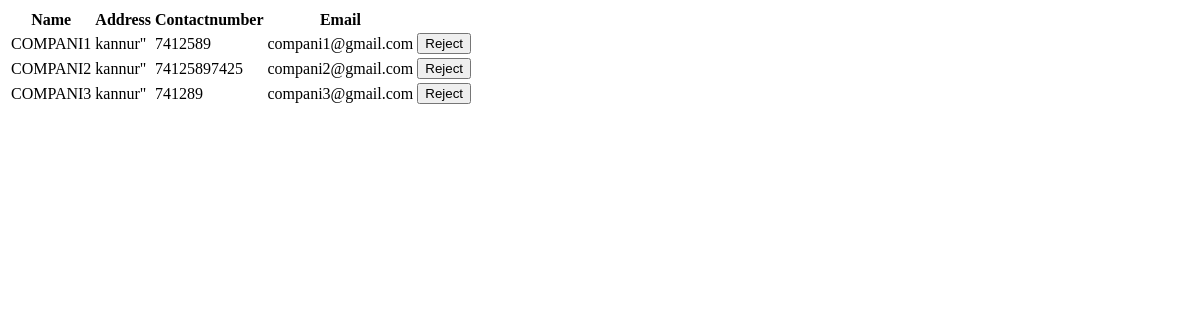
The page /companydetails on the database as committed earlier.
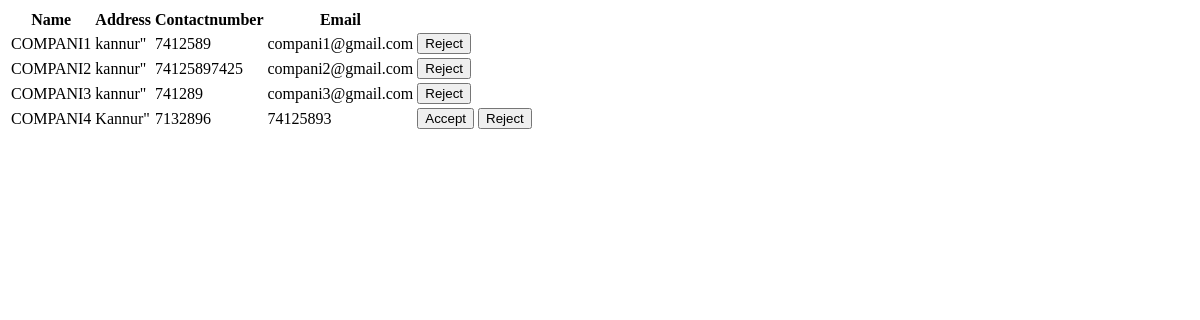
The same page on the database as committed later.
### app/models.py (models this page shows, shortened)
class Company(models.Model):
    company_id=models.ForeignKey(CustomUser,on_delete=models.CASCADE)
    name=models.CharField(max_length=100)
    address=models.CharField(max_length=100)
    contactnumber=models.IntegerField(null=True,blank=True)
    email= models.CharField(max_length=100)

### app/views.py (the view)
# urls.py: path('companydetails',views.Companydetails,name='companydetails'),
def Companydetails(request):
    data=Company.objects.all()
    return render(request,'companydetails.html',{'data':data})

### templates/companydetails.html (shortened to what this page needs)
<!DOCTYPE html>
<html lang="en">
<head>
</head>
<body>
    <table>
        <tr>
            <th>Name</th>
            <th>Address</th>
            <th>Contactnumber</th>
            <th>Email</th>
        </tr>
        {% for i in data %}
        <tr>
            <td>{{i.name}}</td>
            <td>{{i.address}}"</td>
            <td>{{i.contactnumber}}</td>
            <td>{{i.email}}</td>
            <td>
                <form action="{% url 'adminuseraccept' id=i.id %}" method="post" style="display:inline;">
                    {% if i.company_id.status == 'pending' %}
                        <button name="status" value="accepted">Accept</button>
                        <button name="status" value="rejected">Reject</button>
                    {% elif i.company_id.status == 'accepted' %}
                        <button name="status" value="rejected">Reject</button>
                    {% else %}
                        <button name="status" value="accepted">Accept</button>
                    {% endif %}
                </form>
            </td>
        </tr>
        {% endfor %}
    </table>
</body>
</html>

Rows that differ between the two databases and show on the page:
added Company: name "COMPANI4", address "Kannur", contactnumber "7132896", email "74125893", shows "Accept"
